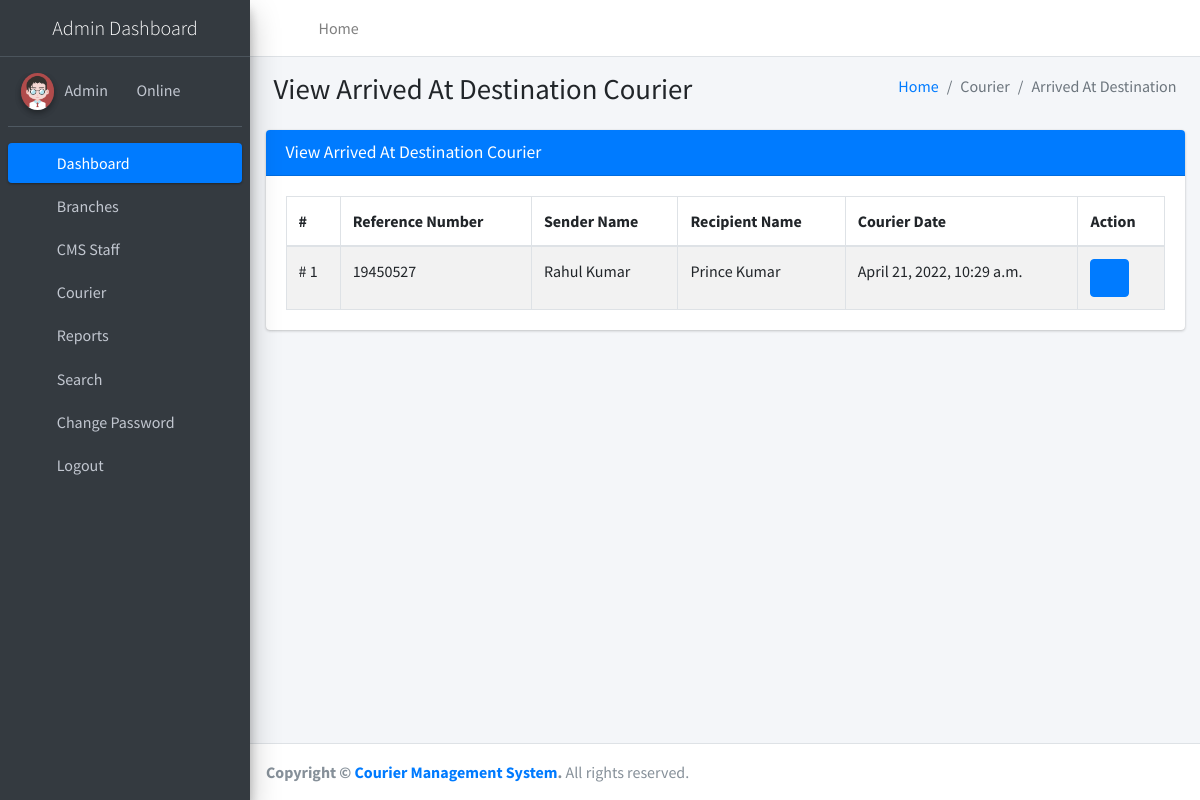
The page /arriveatDestination (signed in) on the database its author committed.
### courier/models.py (models this page shows, shortened)
class Courier(models.Model):
    RefNumber = models.CharField(max_length=100, null=True)
    SenderBranch = models.ForeignKey(Branch, on_delete=models.CASCADE, null=True)
    SenderName = models.CharField(max_length=250, null=True)
    SenderContactnumber = models.CharField(max_length=12, null=True)
    SenderAddress = models.CharField(max_length=250, null=True)
    SenderCity = models.CharField(max_length=150, null=True)
    SenderState = models.CharField(max_length=150, null=True)
    SenderPincode = models.CharField(max_length=6, null=True)
    SenderCountry = models.CharField(max_length=250, null=True)
    RecipientName = models.CharField(max_length=250, null=True)
    RecipientContactnumber = models.CharField(max_length=12, null=True)
    RecipientAddress = models.CharField(max_length=250, null=True)
    RecipientCity = models.CharField(max_length=150, null=True)
    RecipientState = models.CharField(max_length=150, null=True)
    RecipientPincode = models.CharField(max_length=6, null=True)
    RecipientCountry = models.CharField(max_length=150, null=True)
    CourierDes = models.CharField(max_length=250, null=True)
    ParcelWeight = models.CharField(max_length=150, null=True)
    ParcelDimensionlen = models.CharField(max_length=150, null=True)
    ParcelDimensionwidth = models.CharField(max_length=150, null=True)
    ParcelDimensionheight = models.CharField(max_length=150, null=True)
    ParcelPrice = models.CharField(max_length=150, null=True)
    Status = models.CharField(max_length=100, null=True)
    CourierDate = models.DateTimeField(auto_now_add=True)

### courier/views.py (the view)
# urls.py: path('arriveatDestination', arriveatDestination, name='arriveatDestination'),
def arriveatDestination(request):
    if not request.user.is_authenticated:
        return redirect('admin_login')
    courier = Courier.objects.filter(Status='Arrived at Destination')
    return render(request, 'admin/arriveatDestination.html', locals())

### courier/templates/admin/arriveatDestination.html
{% extends 'adminNavbar.html' %}
{% block main %}
{% load static %}
<section class="content">
    <div class="content-header">
        <div class="container-fluid">
            <div class="row mb-2">
                <div class="col-sm-6">
                    <h1 class="m-0">View Arrived At Destination Courier</h1>
                </div>
                <div class="col-sm-6">
                    <ol class="breadcrumb float-sm-right">
                        <li class="breadcrumb-item"><a href="{% url 'dashboard' %}">Home</a></li>
                        <li class="breadcrumb-item active">Courier</li>
                        <li class="breadcrumb-item active">Arrived At Destination</li>
                    </ol>
                </div>
            </div>
        </div>
    </div>
    <div class="container-fluid">
        <div class="row">
            <div class="col-md-12">
                <div class="card card-primary">
                    <div class="card-header">
                        <h3 class="card-title">View Arrived At Destination Courier</h3>
                    </div>
                    <div class="card-body">
                        <table id="example1" class="table table-bordered table-striped">
                            <thead>
                            <tr>
                                <th>#</th>
                                <th>Reference Number</th>
                                <th>Sender Name</th>
                                <th>Recipient Name</th>
                                <th>Courier Date</th>
                                <th>Action</th>
                            </tr>
                            </thead>
                            <tbody>
                            {% for i in courier %}
                            <tr>
                                <td># {{forloop.counter}}</td>
                                <td>{{i.RefNumber}}</td>
                                <td>{{i.SenderName}}</td>
                                <td>{{i.RecipientName}}</td>
                                <td>{{i.CourierDate}}</td>
                                <td>
                                    <div class="btn-group">
                                        <a class="btn btn-primary" href="{% url 'viewCourierDetails' i.id %}"><i class="fa fa-eye"></i></a>
                                    </div>
                                </td>
                            </tr>
                            {% endfor %}
                            </tbody>
                        </table>
                    </div>
                </div>
            </div>
        </div>
    </div>
</section>
{% endblock %}

### rows shown on the page
Courier: RefNumber "19450527", SenderName "Rahul Kumar", RecipientName "Prince Kumar", CourierDate "April 21, 2022, 10:29 a.m."
